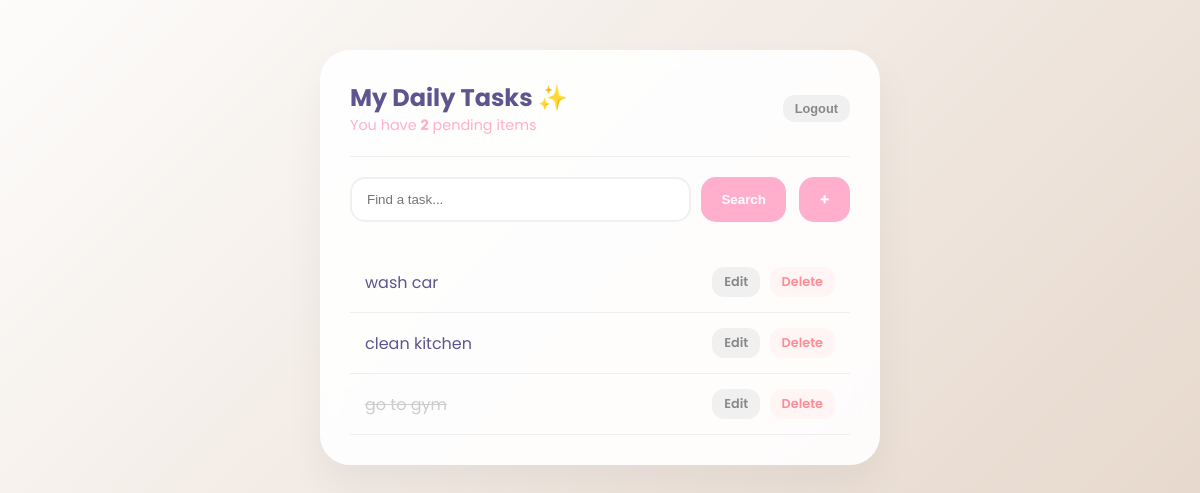
The app's page / (signed in), older data.
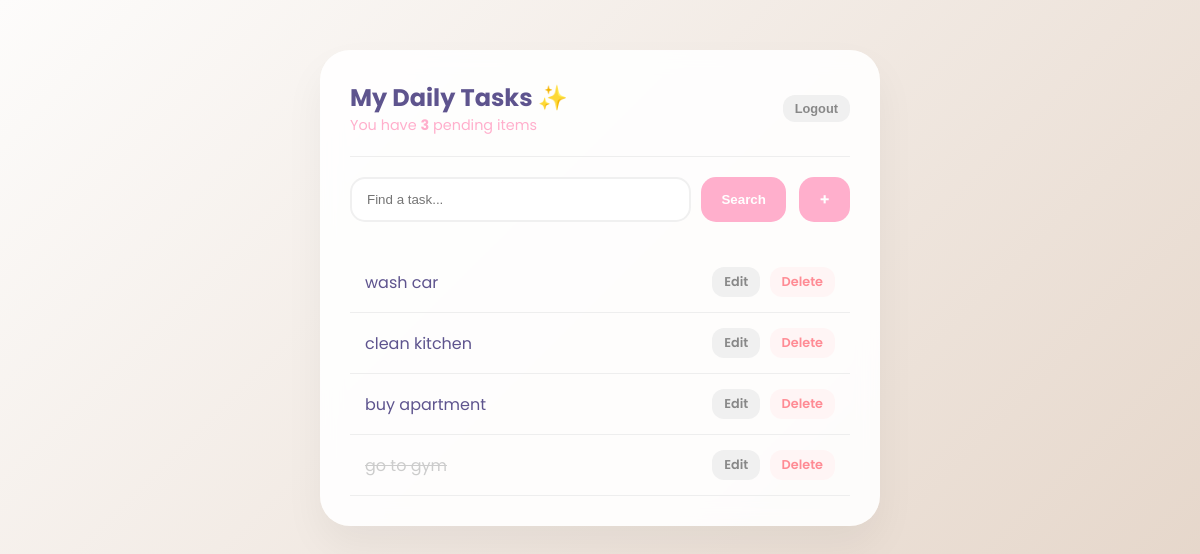
The same page, newer data.
### base/models.py (models this page shows, shortened)
class Task(models.Model):
    user = models.ForeignKey(User, on_delete=models.CASCADE, null=True, blank=True)
    title = models.CharField(max_length=200)
    description = models.TextField(null=True, blank=True)
    complete = models.BooleanField(default=False)
    created = models.DateTimeField(auto_now_add=True)
    class Meta:
        ordering = ['complete']  # Orders tasks by their completion status

### base/views.py (the view)
# urls.py: path('', TaskList.as_view(), name='tasks'),
class TaskList(LoginRequiredMixin, ListView):
    model = Task
    context_object_name = 'tasks'
    def get_context_data(self, **kwargs):
        context = super().get_context_data(**kwargs)
        context['tasks'] = context['tasks'].filter(user=self.request.user)
        context['count'] = context['tasks'].filter(complete=False).count()
        search_input = self.request.GET.get('search-area') or ''
        if search_input:
            context['tasks'] = context['tasks'].filter(
                title__startswith=search_input)
        context['search_input'] = search_input
        return context

### base/templates/base/task_list.html (shortened to what this page needs)
{% extends 'base/main.html' %}
{% block content %}
<div style="display: flex; justify-content: space-between; align-items: center; margin-bottom: 20px;">
    <div>
        <h2 style="margin: 0;">My Daily Tasks ✨</h2>
        <p style="color: var(--primary-pink); margin: 0; font-size: 0.9rem;">You have <b>{{count}}</b> pending items</p>
    </div>
    <form action="{% url 'logout' %}" method="post">
        <button type="submit" class="btn-action btn-edit" style="border:none; cursor:pointer;">Logout</button>
    </form>
</div>
<hr style="border: 0; border-top: 1px solid #eee; margin-bottom: 20px;">
<div style="display: flex; gap: 10px; margin-bottom: 30px;">
    <form method="GET" style="flex: 1; display: flex; gap: 10px;">
        <input type="text" name="search-area" placeholder="Find a task..." value="{{search_input}}" class="search-bar">
        <input type="submit" value="Search" class="btn-main">
    </form>
    <a href="{% url 'tasks-create' %}" class="btn-main" style="display: flex; align-items: center; justify-content: center;">+</a>
</div>
<div class="task-items-wrapper">
    {% for task in tasks %}
    <div class="task-row">
        <div style="display: flex; align-items: center; gap: 10px;">
            {% if task.complete %}
                <span style="color: #ccc;"><s>{{task.title}}</s></span>
            {% else %}
                <span>{{task.title}}</span>
            {% endif %}
        </div>
        <div class="task-controls">
            <a href="{% url 'task-update' task.id %}" class="btn-action btn-edit">Edit</a>
            <a href="{% url 'task-delete' task.id %}" class="btn-action btn-delete">Delete</a>
        </div>
    </div>
    {% empty %}
    <p style="text-align: center; color: #999;">Your list is empty. Time to relax! 🌸</p>
    {% endfor %}
</div>
{% endblock content %}

Row changes from the older to the newer data that the page shows:
added Task: title "buy apartment"
Text that changed along with them:
{{ count }}: "2" → "3"
